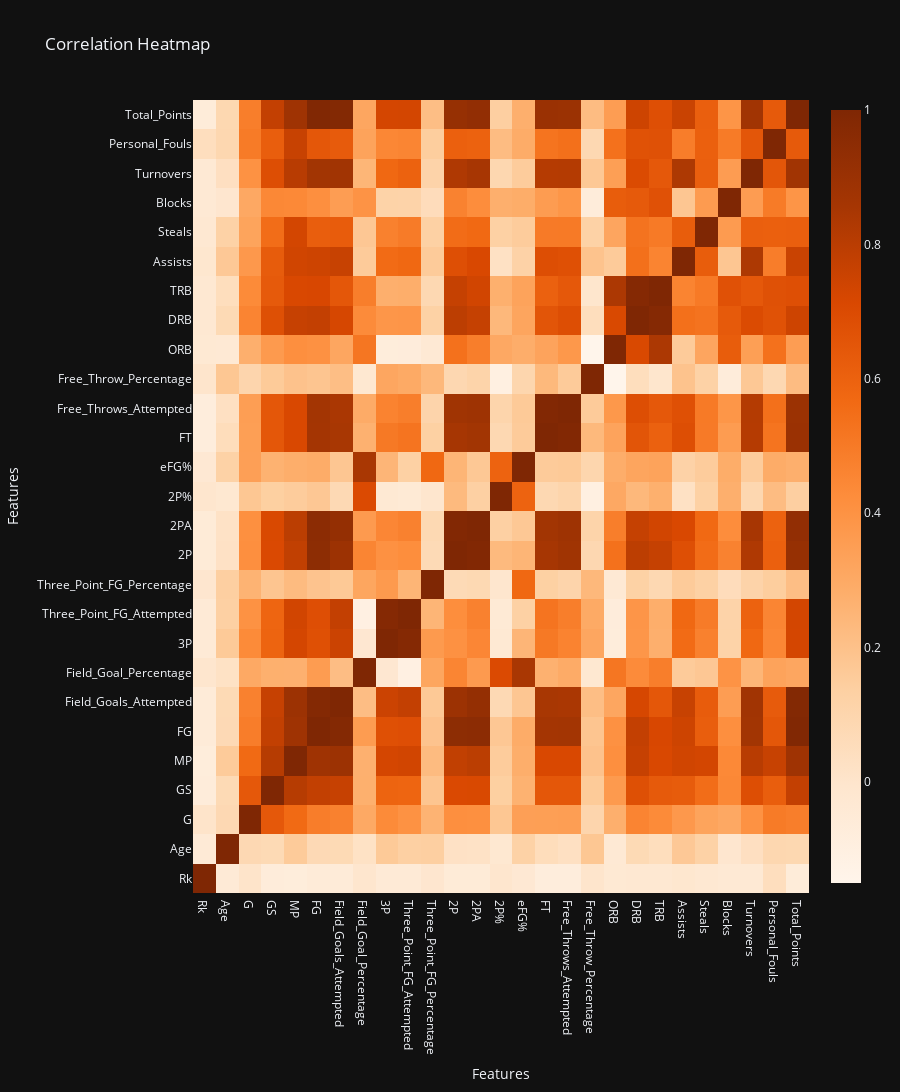

Notebook code for this chart:
### Code cell
#select only numeric columns
numeric_cols = df.select_dtypes(include=['float64', 'int32'])
corr_matrix = numeric_cols.corr()

#create heatmap
fig = go.Figure(data=go.Heatmap(
    z = corr_matrix.values,
    x = corr_matrix.columns,
    y = corr_matrix.index,
    colorscale = 'Oranges'
))

#update layout
fig.update_layout(
    title = 'Correlation Heatmap',
    xaxis_title='Features',
    yaxis_title='Features',
    height = 1500,
    template = 'plotly_dark'
)

fig.show()

### Figure 1 — Plotly figure (JSON) as saved in the notebook; plotly's stock layout.template omitted (floating-point values rounded to 4 significant figures; data arrays with more than 128 entries replaced by an {"elided": "..."} marker saying what was removed)
{"data": [{"colorscale": [[0, "rgb(255,245,235)"], [0.125, "rgb(254,230,206)"], [0.25, "rgb(253,208,162)"], [0.375, "rgb(253,174,107)"], [0.5, "rgb(253,141,60)"], [0.625, "rgb(241,105,19)"], [0.75, "rgb(217,72,1)"], [0.875, "rgb(166,54,3)"], [1, "rgb(127,39,4)"]], "type": "heatmap", "x": ["Rk", "Age", "G", "GS", "MP", "FG", "Field_Goals_Attempted", "Field_Goal_Percentage", "3P", "Three_Point_FG_Attempted", "Three_Point_FG_Percentage", "2P", "2PA", "2P%", "eFG%", "FT", "Free_Throws_Attempted", "Free_Throw_Percentage", "ORB", "DRB", "TRB", "Assists", "Steals", "Blocks", "Turnovers", "Personal_Fouls", "Total_Points"], "y": ["Rk", "Age", "G", "GS", "MP", "FG", "Field_Goals_Attempted", "Field_Goal_Percentage", "3P", "Three_Point_FG_Attempted", "Three_Point_FG_Percentage", "2P", "2PA", "2P%", "eFG%", "FT", "Free_Throws_Attempted", "Free_Throw_Percentage", "ORB", "DRB", "TRB", "Assists", "Steals", "Blocks", "Turnovers", "Personal_Fouls", "Total_Points"], "z": {"elided": "27x27 float values"}}], "layout": {"height": 1500, "title": {"text": "Correlation Heatmap"}, "xaxis": {"title": {"text": "Features"}}, "yaxis": {"title": {"text": "Features"}}}}
